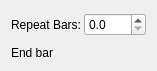
<ui version="4.0" >
 <class>GuiLoopingPopup</class>
 <widget class="QWidget" name="GuiLoopingPopup" >
  <property name="geometry" >
   <rect>
    <x>0</x>
    <y>0</y>
    <width>157</width>
    <height>70</height>
   </rect>
  </property>
  <property name="sizePolicy" >
   <sizepolicy vsizetype="Minimum" hsizetype="Minimum" >
    <horstretch>0</horstretch>
    <verstretch>0</verstretch>
   </sizepolicy>
  </property>
  <property name="windowTitle" >
   <string>Form</string>
  </property>
  <layout class="QVBoxLayout" name="verticalLayout" >
   <item>
    <layout class="QHBoxLayout" name="horizontalLayout" >
     <property name="spacing" >
      <number>0</number>
     </property>
     <property name="sizeConstraint" >
      <enum>QLayout::SetMinimumSize</enum>
     </property>
     <property name="topMargin" >
      <number>2</number>
     </property>
     <property name="bottomMargin" >
      <number>4</number>
     </property>
     <item>
      <widget class="QLabel" name="label_3" >
       <property name="sizePolicy" >
        <sizepolicy vsizetype="Preferred" hsizetype="Minimum" >
         <horstretch>0</horstretch>
         <verstretch>0</verstretch>
        </sizepolicy>
       </property>
       <property name="text" >
        <string>Repeat Bars:</string>
       </property>
      </widget>
     </item>
     <item>
      <widget class="QDoubleSpinBox" name="loopBarsSpin" >
       <property name="maximumSize" >
        <size>
         <width>62</width>
         <height>16777215</height>
        </size>
       </property>
       <property name="frame" >
        <bool>true</bool>
       </property>
       <property name="decimals" >
        <number>1</number>
       </property>
       <property name="maximum" >
        <double>99.900000000000006</double>
       </property>
      </widget>
     </item>
    </layout>
   </item>
   <item>
    <widget class="QLabel" name="loopingText" >
     <property name="text" >
      <string>End bar</string>
     </property>
    </widget>
   </item>
  </layout>
 </widget>
 <resources/>
 <connections/>
</ui>
